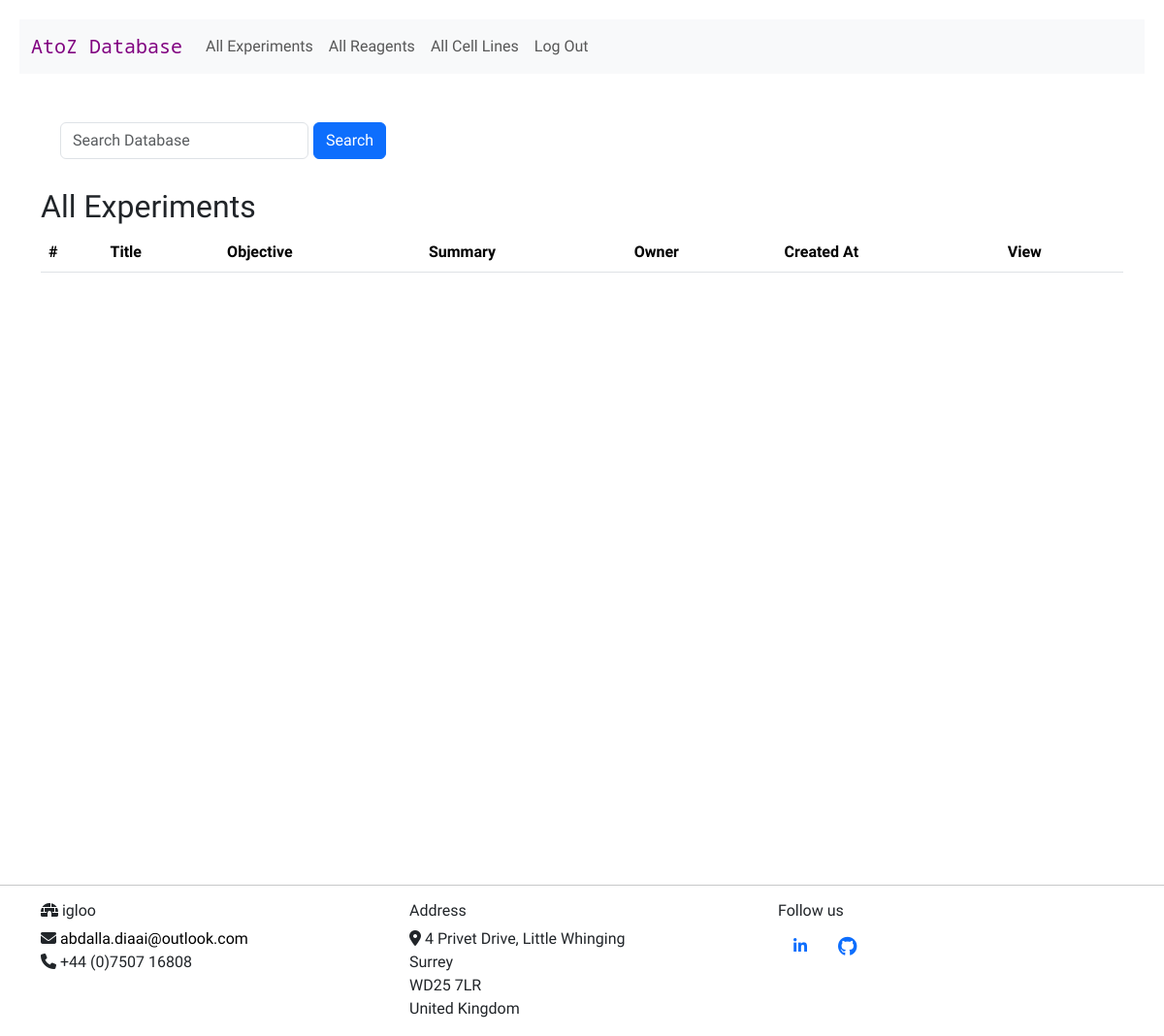
Before: /view_experiments (signed in) with the older database file.
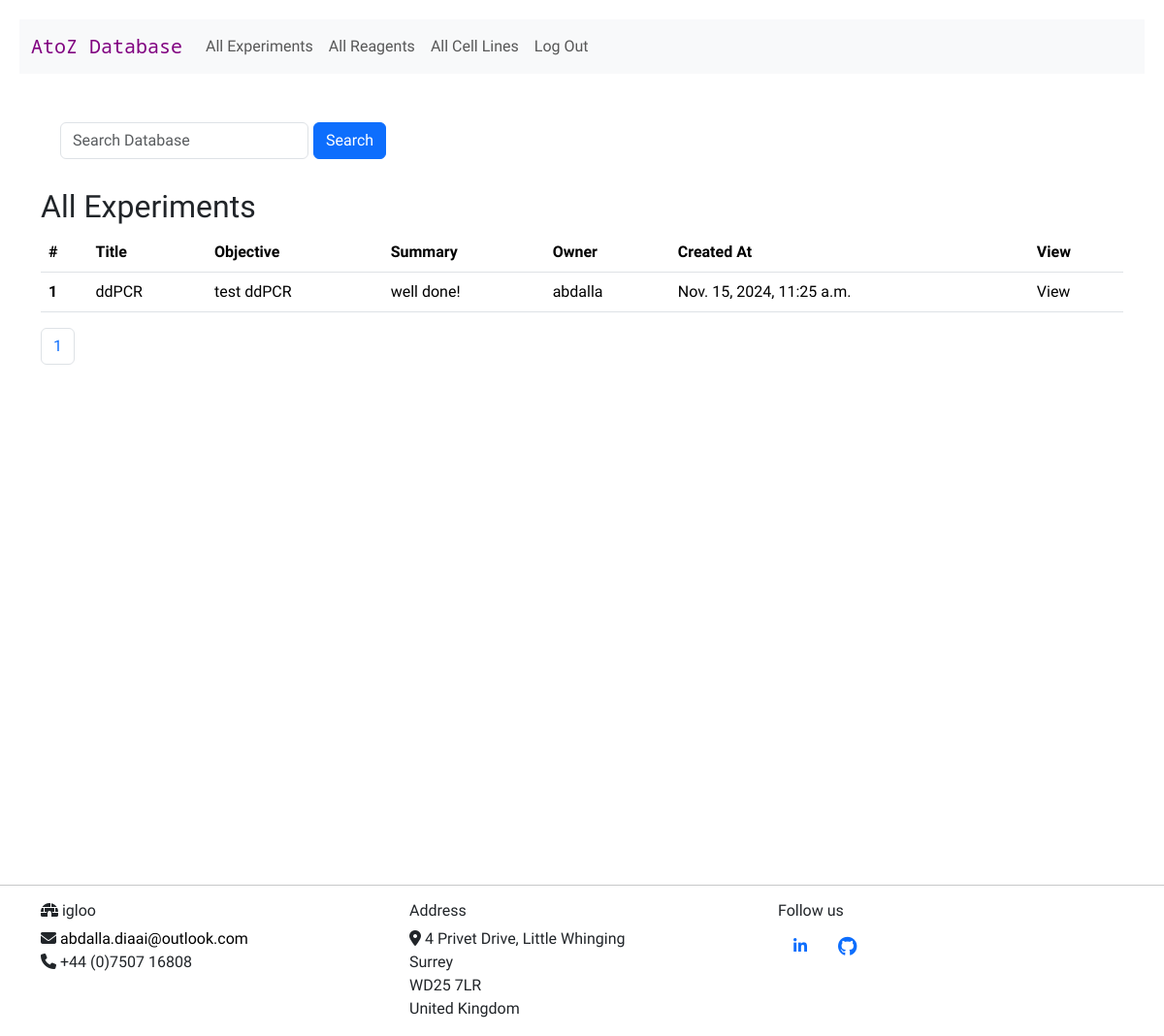
After: the same page with the newer database file.
### reagents/models.py (models this page shows, shortened)
class TimeStampedModel(models.Model):
    created_at = models.DateTimeField(auto_now_add=True)
    updated_at = models.DateTimeField(auto_now=True)
    class Meta:
        abstract = True

class Experiment(TimeStampedModel):
    created = TimeStampedModel.created_at
    title = models.CharField(max_length=300, blank=True, null=True)
    objective = models.TextField(blank=True, null=True)
    methods = models.TextField(blank=True, null=True)
    results = models.TextField(blank=True, null=True)
    summary = models.TextField(blank=True, null=True)
    owner = models.ForeignKey(settings.AUTH_USER_MODEL, on_delete=models.CASCADE, null=True)

class User(AbstractUser):
    pass

### reagents/views.py (the view)
# urls.py: path("view_experiments", views.view_experiments, name="view_experiments"),
@login_required
def view_experiments(request):
    reagents = Experiment.objects.all()
    paginator = Paginator(reagents, 10)
    page_number = request.GET.get("page")
    page_obj = paginator.get_page(page_number)
    return render(
        request,
        "reagents/experiments.html",
        {"page_obj": page_obj, "paginator": paginator,
         "search_form": ReagentSearch()},
    )

### reagents/forms.py
class ReagentSearch(forms.Form):
    search = forms.CharField(
        label="",
        widget=forms.TextInput(
            attrs={"placeholder": "Search Database", "class": "form-control"}
        ),
    )
    database_to_search = models.CharField(max_length=30)

### reagents/templates/reagents/experiments.html (shortened to what this page needs)
{% extends "reagents/layout.html" %}
{% load static %}
{% block body %}
<form class="d-flex" action="{% url 'reagents_search' %}" method="POST">
    <div class="form-group">
        {{ search_form }}
    </div>
    <button class="btn btn-primary" type="submit">Search</button>
</form>
<h2>All Experiments</h2>
{% if user.is_authenticated %}
<div>
    <table class="table">
        <thead>
            <tr>
                <th scope="col">#</th>
                <th scope="col">Title</th>
                <th scope="col">Objective</th>
                <th scope="col">Summary</th>
                <th scope="col">Owner</th>
                <th scope="col">Created At</th>
                <th scope="col">View</th>
            </tr>
        </thead>
        <tbody>
            {% for experiment in page_obj %}
            <tr>
                <th scope="row">{{ experiment.id }}</th>
                <td>{{ experiment.title }}</td>
                <td>{{ experiment.objective }}</td>
                <td>{{ experiment.summary }}</td>
                <td>{{ experiment.owner }}</td>
                <td> {{ experiment.created }}</td>
                <td><a id="view" href="{% url 'view_experiment' experiment.id %}">View</a></td>
            </tr>
            {% endfor %}
        </tbody>
    </table>
</div>
{% if paginator.count > 0 %}
<nav aria-label="Page navigation example">
    <ul class="pagination">
        {% for page_number in paginator.page_range %}
        {% if page.obj.number == page_number %}
        <li class="page-item active"><a class="page-link" href="">{{ page_number }}</a></li>
        {% else %}
        <li class="page-item"><a class="page-link" href="?page={{ page_number }}">{{ page_number }}</a></li>
        {% endif %}
        {% endfor %}
    </ul>
</nav>
{% endif %}
{% endif %}
{% endblock %}

Changed rows visible on the page:
added Experiment: id "1", title "ddPCR", objective "test ddPCR", summary "well done!", owner "abdalla", created "Nov. 15, 2024, 11:25 a.m."
Other visible differences:
new list line: "1"
